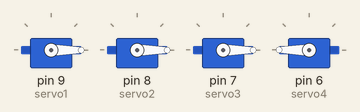
Bench run of a sketch on a simulated Arduino Uno, built with avr-gcc and run on an emulated ATmega328P. Parts: 4 × servo.

Above: at 0.05 s.
At 2.05 s:
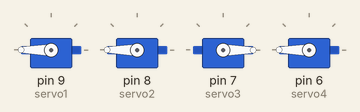
At 4.05 s:
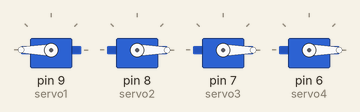
At 5.85 s:
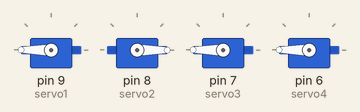
At 7.7 s:
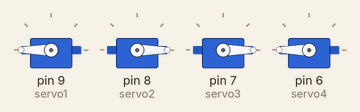
Timing chart, 0 to 10.0 s (numbered marks = the images above):
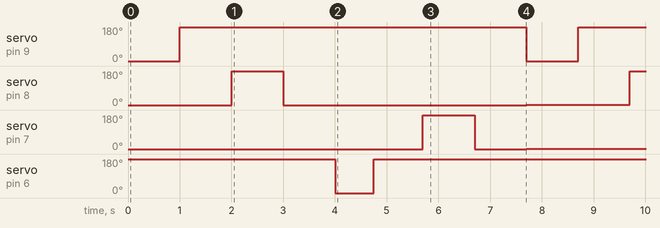

The sketch:

servo_fix_1.ino
```cpp
#include <Servo.h>

Servo servo1, servo2, servo3, servo4;

int servoPos = 0;
int nilai =0;

void setup() {
  servo1.attach(9);
  servo2.attach(8);
  servo3.attach(7);
  servo4.attach(6);

  Serial.begin(9600);
}

void loop() {

  servo1.write(servoPos);
  servo2.write(servoPos);
  servo3.write(servoPos);
  servo4.write(180);

  for(nilai = 0; nilai <1; nilai++){
    for(servoPos = 0; servoPos<1;servoPos++){
      servo1.write(servoPos);
      delay(1000);
    }
    for(servoPos = 180; servoPos>179;servoPos--){
      servo1.write(servoPos);
      delay(1000);
    }servoPos=178;
      if(servoPos==178){
        for(servoPos=180;servoPos>179;servoPos--){
          servo2.write(servoPos);
          delay(1000);
        }
        for(servoPos=0;servoPos<1;servoPos++){
          servo2.write(servoPos);
          delay(1000);
        }
        if(servoPos==1){
            servo4.write(0);
            delay(750);
            servo4.write(180);
            delay(750);
        }
      }
      delay(200);
   for(servoPos=180;servoPos>179;servoPos--){
     servo3.write(servoPos);
     delay(1000);
   }
   for(servoPos=0;servoPos<1;servoPos++){
     servo3.write(servoPos);
     delay(1000);
   }
  }
}
```

Measured:
- by itself, servo on pin 9 (servo1): alternates 180° for 6.7 s and 0° for 1.0 s
- by itself, servo on pin 8 (servo2): repeats every 7.7 s: 0° 4.7 s, 1° 2.0 s, 180° 1.0 s
- by itself, servo on pin 7 (servo3): repeats every 7.7 s: 0° 1.0 s, 1° 5.7 s, 180° 1.0 s
- by itself, servo on pin 6 (servo4): alternates 180° for 7.0 s and 0° for 0.75 s
